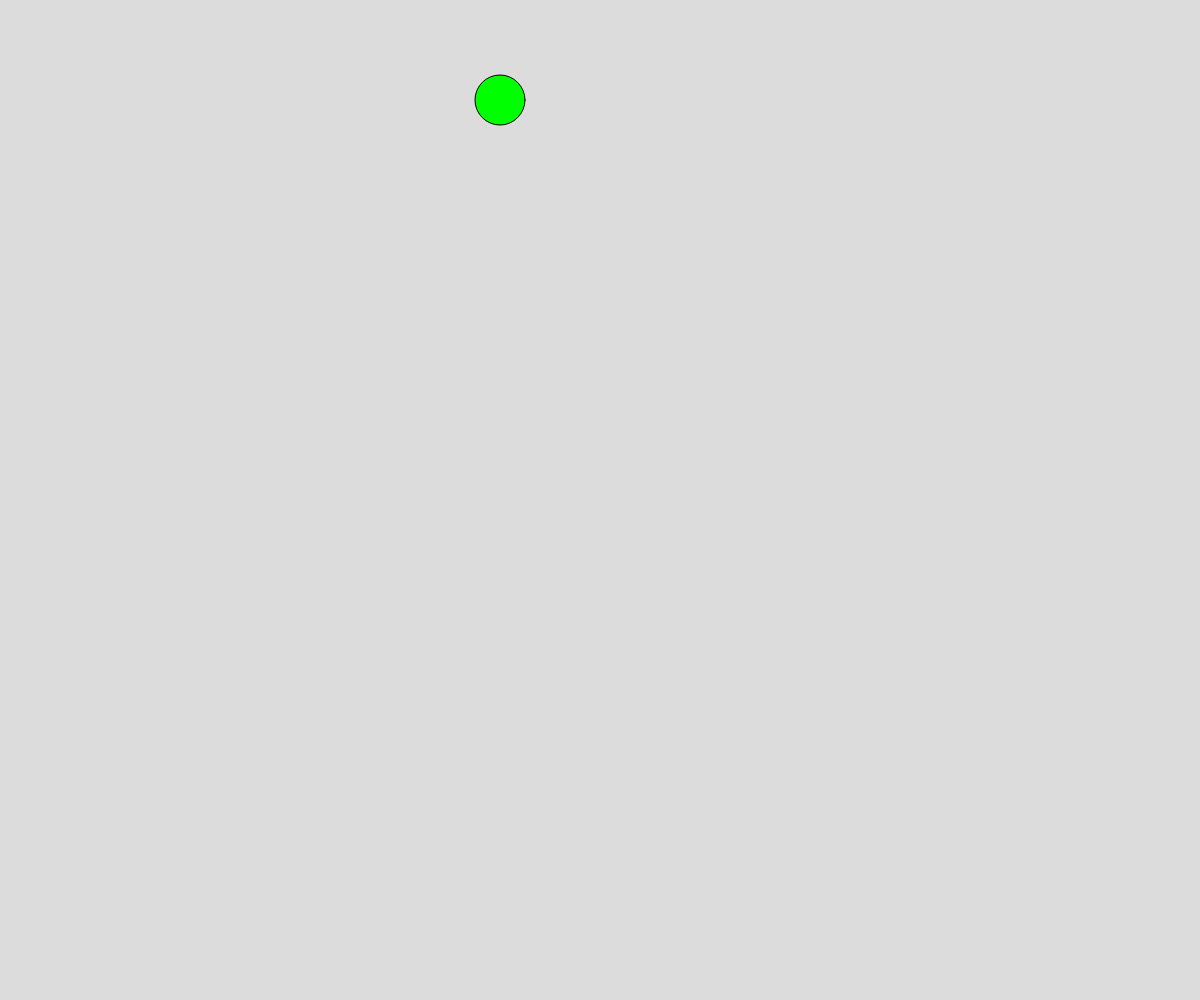
Frame 1 (no input)
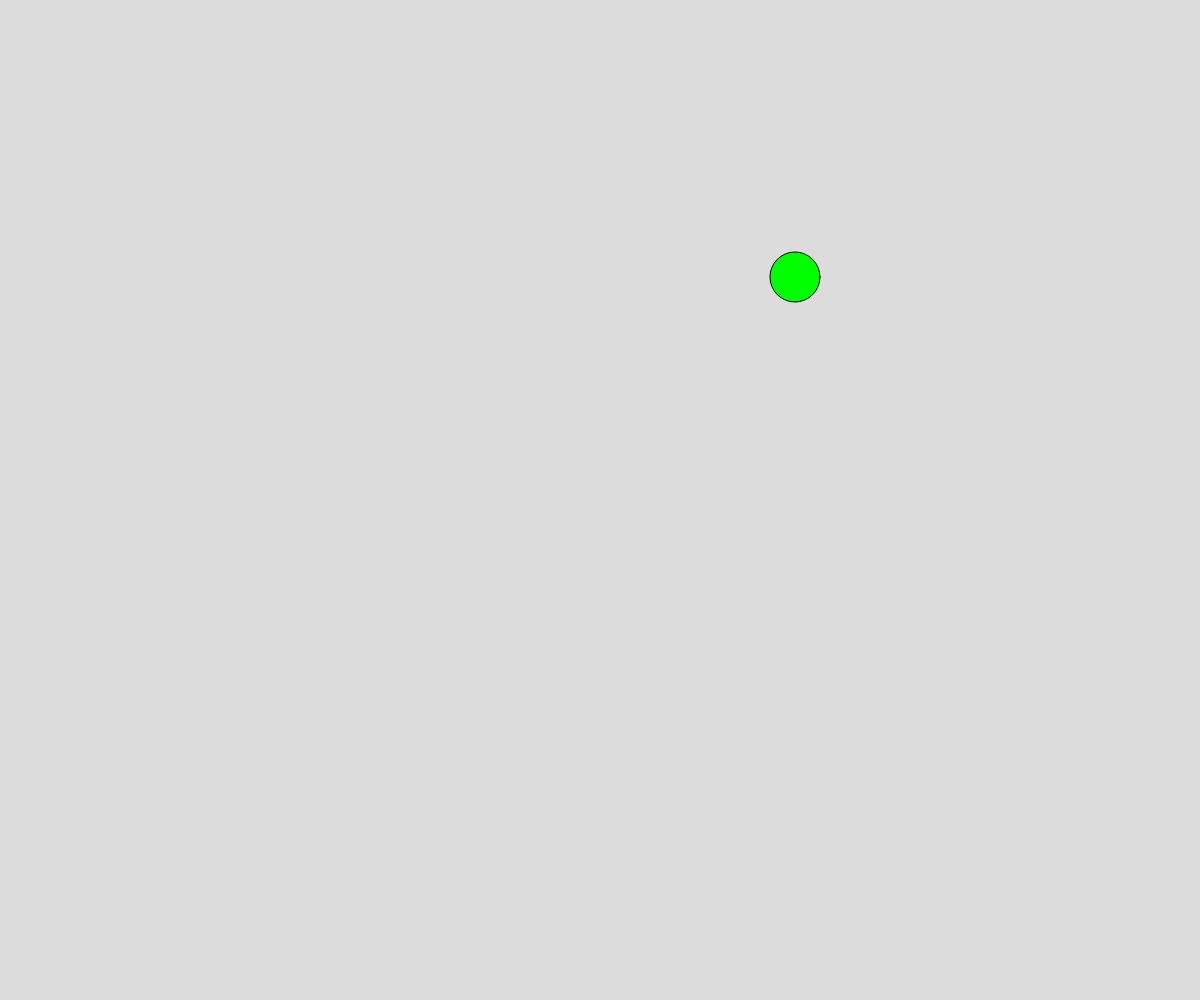
Frame 60 (no input)
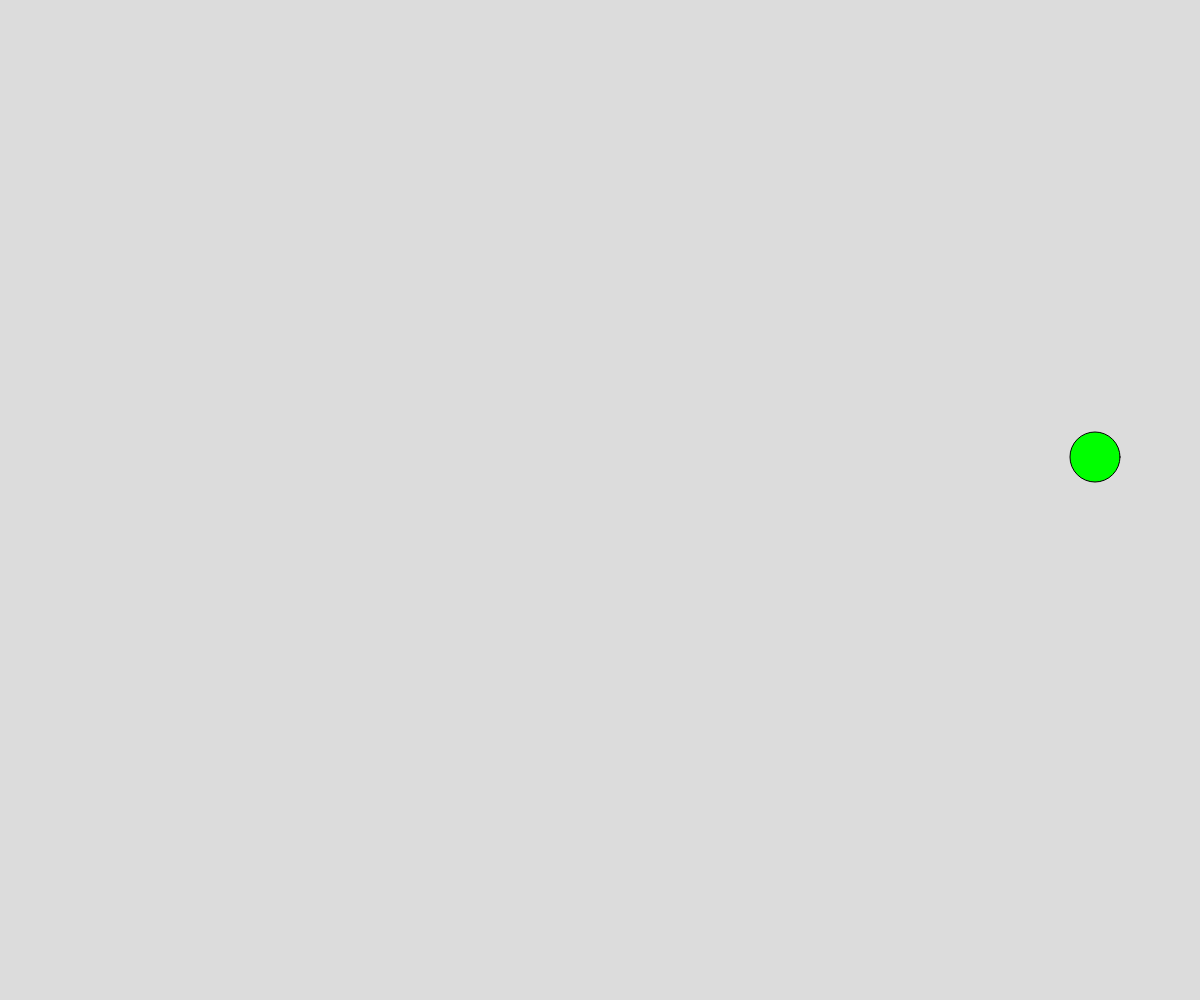
Frame 120 (the mouse pressed at the canvas centre since frame 60)

The p5.js sketch that drew these frames (run headless with seeded random() and noise() and a simulated clock; from frame 60 on, the mouse is pressed at the canvas centre):

// p5.js sketch
// ── sketch.js
// Creative Computing 2022-Oct-05 in class
// David Rios
// js object
// click to increase speed
// button to decrease speed
// event vs boolean
/// mouseispressed random background
/// self portrait function

let ballx = 500;
let bally = 100;
let speedx = 5;
let speedy = 3;


function setup() {
  createCanvas(windowWidth, windowHeight);
}

function draw() {
  background(220);
  fill(0, 255, 0);
  ellipse(ballx, bally, 50, 50);
  moveBall();
  bounceBall();
  //noCursor();
  // if (mouseIsPressed) {
  //   br = random(255);
  //   bg = random(255);
  //   bb = random(255);
  // }
}



function moveBall() {
  ballx = ballx + speedx; // update x location by using xspeed
  bally = bally + speedy; // update y location by using y speed
}

function bounceBall() {
  if (ballx >= width) {
    // change speed and direction if ball goes past width
    speedx = -5;
  }

  if (bally >= height) {
    // change speed and direction if ball goes past height
    speedy = -3;
  }

  if (ballx <= 0) {
    // change speed and direction if ball goes past 0
    speedx = 5;
  }

  if (bally <= 0) {
    // change speed and direction if ball goes past 0
    speedy = 3;
  }
}

// ── other.js
let ball = {
  x: 500,
  y: 100,
  speedx: 5,
  speedy: 3,
};



  // if (mouseIsPressed) {
  //   br = random(255);
  //   bg = random(255);
  //   bb = random(255);
  // }

function mousePressed(){
    br = random(255);
    bg = random(255);
    bb = random(255);
}
// ── portrait.js
function david(x, y) {

  fill(168, 109, 60);
  noStroke();
  //head
  ellipse(x, y, 50, 60);
  //eyes
  fill(0)
  ellipse(x - 12, y - 5, 7, 5);
  ellipse(x + 12, y - 5, 7, 5);
  //nose
  stroke(0);
  line(x - 3, y + 4, x + 3, y + 4);

  //  brows
  arc(x - 10, y - 12, 8, 4, PI, 0, PIE);
  arc(x + 10, y - 12, 8, 4, PI, 0, PIE);
  
  //beard
  arc(x, y + 10, 50, 55, -0.15, PI+0.15, PIE);

  //mouth
  fill(168, 109, 50);
  ellipse(x, y + 15, 30, 8);
  fill(0);
  ellipse(x, y + 15, 10, 1);

  //hat
  fill(70, 70, 60);
  arc(x, y - 16, 45, 30, PI - QUARTER_PI / 10, 0 + QUARTER_PI / 10, PIE);
  fill(50, 50, 10);
  arc(x, y - 12, 50, 15, PI - QUARTER_PI / 10, 0 + QUARTER_PI / 10, PIE);

}
